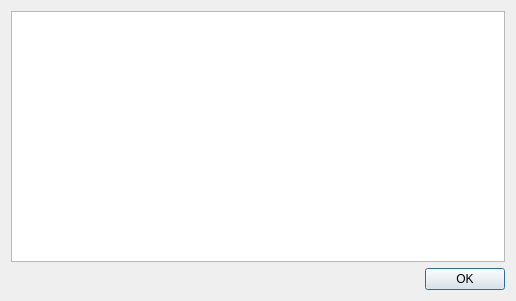
<?xml version="1.0" encoding="UTF-8"?>
<ui version="4.0">
 <class>TextPopup</class>
 <widget class="QDialog" name="TextPopup">
  <property name="geometry">
   <rect>
    <x>0</x>
    <y>0</y>
    <width>516</width>
    <height>301</height>
   </rect>
  </property>
  <property name="windowTitle">
   <string>DDC Toolbox</string>
  </property>
  <property name="windowIcon">
   <iconset resource="../ddceditor_resources.qrc">
    <normaloff>:/img/icon.png</normaloff>:/img/icon.png</iconset>
  </property>
  <property name="modal">
   <bool>true</bool>
  </property>
  <layout class="QVBoxLayout" name="verticalLayout">
   <item>
    <widget class="QTextBrowser" name="textBrowser">
     <property name="html">
      <string>&lt;!DOCTYPE HTML PUBLIC &quot;-//W3C//DTD HTML 4.0//EN&quot; &quot;http://www.w3.org/TR/REC-html40/strict.dtd&quot;&gt;
&lt;html&gt;&lt;head&gt;&lt;meta name=&quot;qrichtext&quot; content=&quot;1&quot; /&gt;&lt;style type=&quot;text/css&quot;&gt;
p, li { white-space: pre-wrap; }
&lt;/style&gt;&lt;/head&gt;&lt;body style=&quot; font-family:'MS Shell Dlg 2'; font-size:8.25pt; font-weight:400; font-style:normal;&quot;&gt;
&lt;p style=&quot;-qt-paragraph-type:empty; margin-top:0px; margin-bottom:0px; margin-left:0px; margin-right:0px; -qt-block-indent:0; text-indent:0px; font-size:8pt;&quot;&gt;&lt;br /&gt;&lt;/p&gt;&lt;/body&gt;&lt;/html&gt;</string>
     </property>
     <property name="openExternalLinks">
      <bool>true</bool>
     </property>
     <property name="openLinks">
      <bool>false</bool>
     </property>
    </widget>
   </item>
   <item>
    <widget class="QDialogButtonBox" name="buttonBox">
     <property name="standardButtons">
      <set>QDialogButtonBox::Ok</set>
     </property>
    </widget>
   </item>
  </layout>
 </widget>
 <resources>
  <include location="../ddceditor_resources.qrc"/>
 </resources>
 <connections>
  <connection>
   <sender>buttonBox</sender>
   <signal>accepted()</signal>
   <receiver>TextPopup</receiver>
   <slot>accept()</slot>
   <hints>
    <hint type="sourcelabel">
     <x>199</x>
     <y>278</y>
    </hint>
    <hint type="destinationlabel">
     <x>199</x>
     <y>149</y>
    </hint>
   </hints>
  </connection>
 </connections>
</ui>
